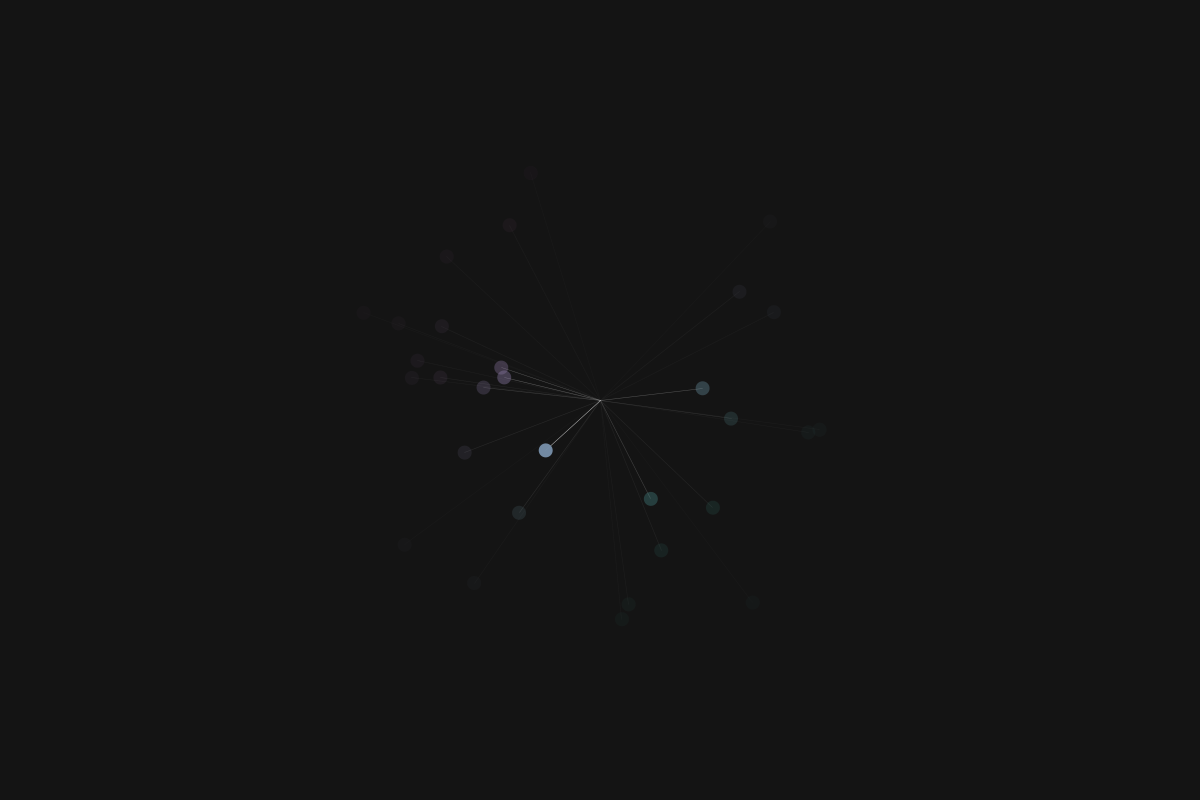
Frame 1 (no input)
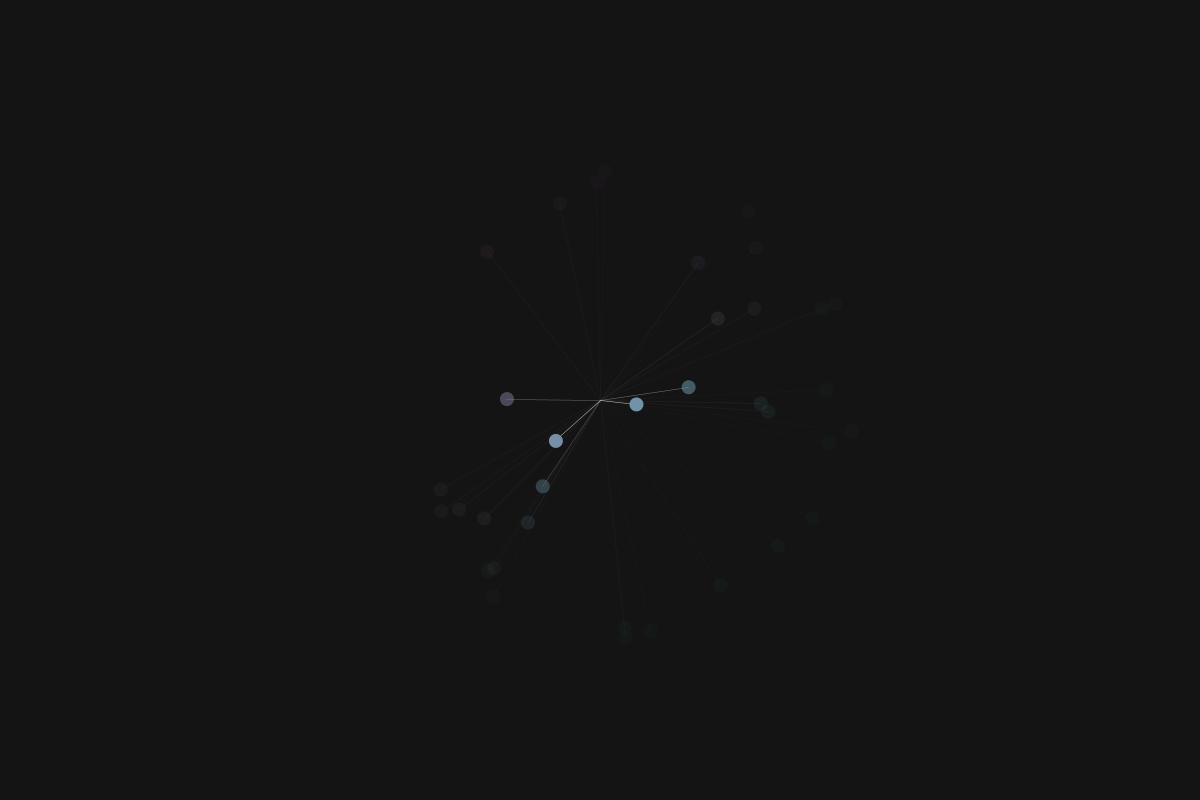
Frame 60 (the mouse pressed at the canvas centre just before this capture)
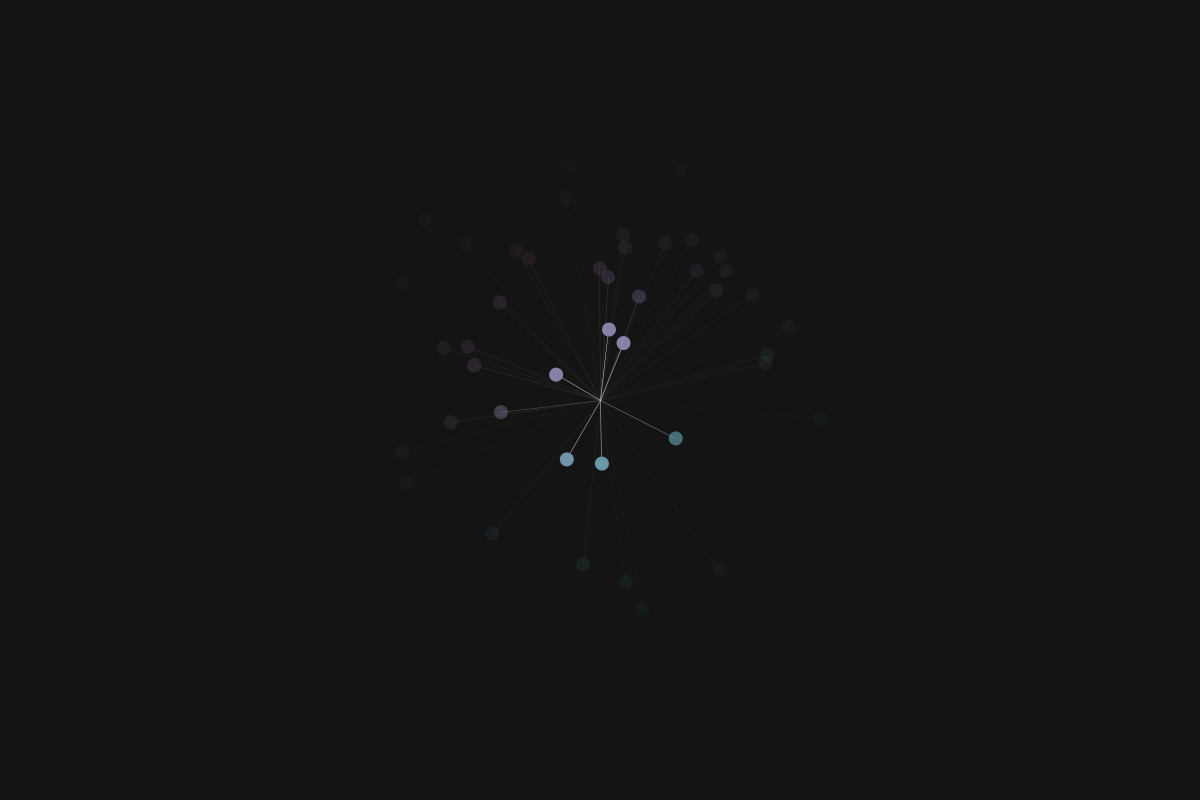
Frame 120 (the mouse held since frame 60 and released just before this capture)

The Processing sketch that drew these frames (run headless with seeded random() and noise(); from frame 60 on, the mouse is pressed at the canvas centre):

// Processing sketch: Fading_Points
// ── Fading_Points.pde
Ball[] balls;
int n = 150;
PVector mousePos = new PVector(600, 400);

void setup(){
  size(1200, 800);
  ellipseMode(CENTER);
  balls = new Ball[n];
  for(int i = 0; i < n; i++){
     balls[i] = new Ball(); 
  }
}

void draw(){
  background(20);
  for(int i = 0; i < n; i++){
     balls[i].update();
  }
  if(mousePressed){
    mousePos = new PVector(mouseX, mouseY); 
  }
}

// ── Ball.pde
class Ball {
  PVector pos;
  PVector vel;
  float r = 7;
  public Ball() {
    reset();
  }

  void reset() {
    pos = new PVector(random(width), random(height));
    vel = new PVector(random(-5, 5), random(-5, 5));
  }
  
  int getColour(){
     return lerpColor(color(217, 59, 164), color(62, 189, 170), pos.x*pos.y/width/height*2.5);
  }
  
  void display() {
    float dist = pos.dist(new PVector(mousePos.x, mousePos.y));
    int vis = max(min((int) (100000000/pow(dist, 3)), 255), 0);
    vis = vis > 5 ? vis : 0;
    strokeWeight(0.5);
    fill(getColour(), vis);
    stroke(200, vis);
    line(pos.x, pos.y, mousePos.x, mousePos.y);
    noStroke();
    ellipse(pos.x, pos.y, 2*r, 2*r);
  }

  void bounce() {
    if (pos.x > width-r || pos.x < r || pos.y > height-r || pos.y < r) {
      reset();
    }
  }

  void move() {
    pos.add(vel);
  }

  void update() {
    move();
    bounce();
    display();
  }
}
